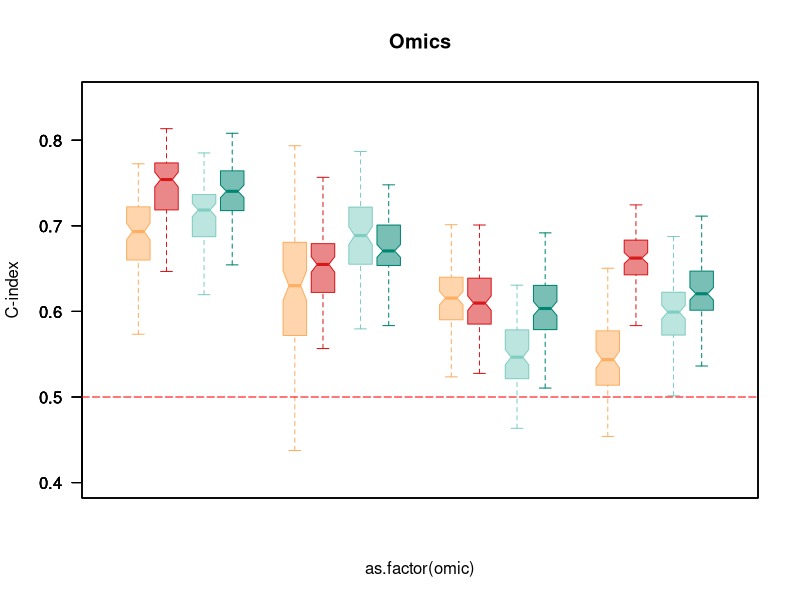
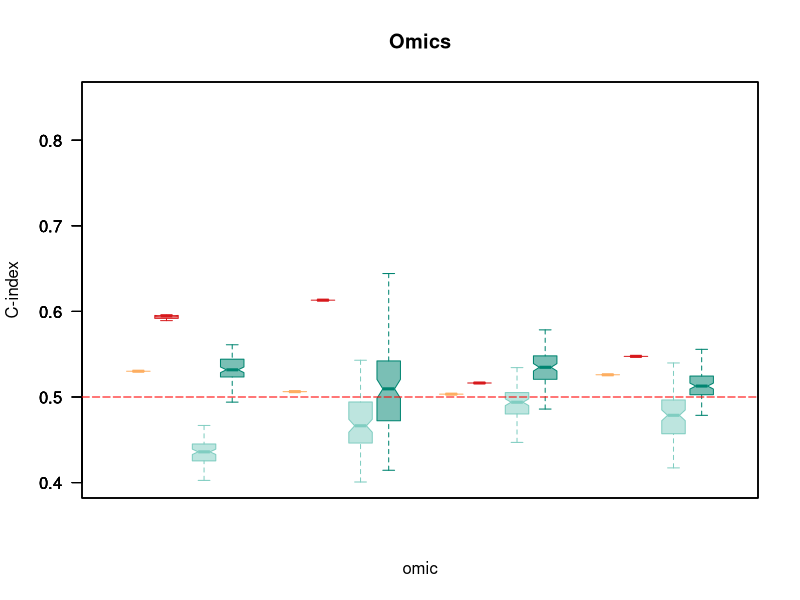
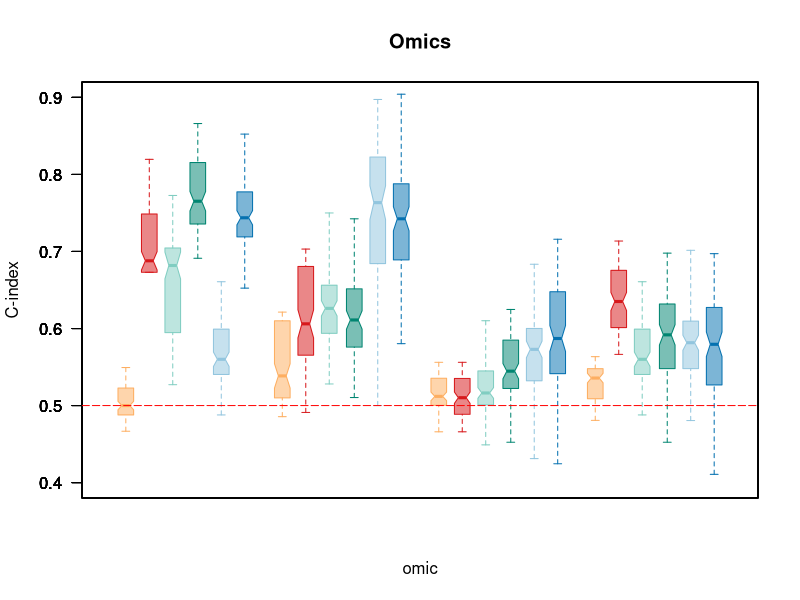

Generate these figures, in order, with R:
### All of the results were generated by the code from the previous steps in directory "1.survival.model", and "2.tx.outcome.model".

## figure3 A 
## four files named "mat.100.5fold.csv" and other four files named "mat.100.pca.5fold.csv" (from DNAseq, RNAseq, miRNAseq, and DNAmethy) were binded together to generate the file "survival.5fold.txt"
library(ggplot2)
setwd('~/Project/ov_prognosis_drugprecision/result/4.prediction')
try <- read.table('survival.5fold.txt')
colnames(try) <- c('value','omic','method')
setwd('~/Project/ov_prognosis_drugprecision/plot/c-index/')
try$omic <- factor(try$omic,levels=c('DNA-seq','RNA-seq','miRNA-seq','DNA-methy'))
setEPS()
png('survival.5fold2.10.png',width=10,height=6,fonts=c("serif", "Palatino"),units="in",res=300)
boxplot(value~as.factor(omic), data=try[1:800,], boxwex=0.15, at=1:4-0.3, subset= method=="Lasso",
        col='#fdae6185', notch=TRUE,outline=F, las=2, main="Omics", ylab="C-index", ylim= c(0.4,0.85),xlim=c(0.5, 4.5),xaxt="n",border= '#fdae61')
boxplot(value~omic, data=try[1:800,], boxwex=0.15, at=1:4+0.12, subset= method=="Random_Forest",
        col="#80cdc185", notch=TRUE,outline=F, las=2, add=TRUE,xaxt="n",border="#80cdc1")

boxplot(value~omic, data=try[801:1600,], boxwex=0.15, at=1:4-0.12, subset= method=="Lasso+PCA",
        col="#d7191c85", notch=TRUE,outline=F, las=2, add=TRUE,xaxt="n",border="#d7191c")
boxplot(value~omic, data=try[801:1600,], boxwex=0.15, at=1:4+0.3, subset= method=="Random_Forest+PCA",
        col='#01857185', notch=TRUE,outline=F, las=2, add=TRUE,xaxt="n",border= '#018571')
abline(h=0.5, lty=5,col='red')
dev.off()

## figure3 B
## four files named "mat.100.icgc.csv" and other four files named "mat.100.pca.icgc.csv" (from DNAseq, RNAseq, miRNAseq, and DNAmethy) were binded together to generate the file "survival.icgc.txt"
setwd('~/Project/ov_prognosis_drugprecision/result/4.prediction')
try <- read.table('survival.icgc.txt')
colnames(try) <- c('value','omic','method')
setwd('~/Project/ov_prognosis_drugprecision/plot/c-index/')
try$omic <- factor(try$omic,levels=c('DNA-seq','RNA-seq','miRNA-seq','DNA-methy'))
setEPS()
png('survival.icgc.10.png',width=10,height=6,fonts=c("serif", "Palatino"),units="in",res=300)
boxplot(value~omic, data=try[1:800,], boxwex=0.15, at=1:4-0.3, subset= method=="Lasso",
        col='#fdae6185', notch=TRUE,outline=F, las=2, main="Omics", ylab="C-index", ylim= c(0.4,0.85),xlim=c(0.5, 4.5),border='#fdae61',xaxt="n")
boxplot(value~omic, data=try[1:800,], boxwex=0.15, at=1:4+0.12, subset= method=="Random_Forest",
        col="#80cdc185", notch=TRUE,outline=F, las=2, add=TRUE,border="#80cdc1",xaxt="n")

boxplot(value~omic, data=try[801:1600,], boxwex=0.15, at=1:4-0.12, subset= method=="Lasso+PCA",
        col="#d7191c85", notch=TRUE,outline=F, las=2, add=TRUE,border="#d7191c",xaxt="n")
boxplot(value~omic, data=try[801:1600,], boxwex=0.15, at=1:4+0.3, subset= method=="Random_Forest+PCA",
        col='#01857185', notch=TRUE,outline=F, las=2, add=TRUE,border='#018571',xaxt="n")

abline(h=0.5, lty=5,col='red')
dev.off()

## figure3 C
## four files named "mat.100python.txoutcome.csv" (from DNAseq, RNAseq, miRNAseq, and DNAmethy) were binded together to generate the file "treatment.5fold.txt"
setwd('~/Project/ov_prognosis_drugprecision/result/4.prediction')
try <- read.table('treatment.5fold.txt')
colnames(try) <- c('value','omic','method')
setwd('~/Project/ov_prognosis_drugprecision/plot/c-index/')
try$omic <- factor(try$omic,levels=c('DNA-seq','RNA-seq','miRNA-seq','DNA-methy'))
setEPS()
png('treatment.5fold2.10.png',width=15,height=6,fonts=c("serif", "Palatino"),units="in",res=300)
boxplot(value~omic, data=try[1:1200,], boxwex=0.1, at=1:4-0.38, subset= method=="DT",
        col='#fdae6185', notch=TRUE,outline=F, las=2, main="Omics", ylab="C-index", ylim= c(0.4,0.9),xlim=c(0.5, 4.5),xaxt="n",border='#fdae61')
boxplot(value~omic, data=try[1:1200,], boxwex=0.1, at=1:4-0.08, subset= method=="Random_Forest",
        col="#80cdc185", notch=TRUE,outline=F, las=2, add=TRUE,xaxt="n",border="#80cdc1" )
boxplot(value~omic, data=try[1:1200,], boxwex=0.1, at=1:4+0.23, subset= method=="DNN",
        col="#92c5de85", notch=TRUE,outline=F, las=2, add=TRUE,xaxt="n",border="#92c5de" )
boxplot(value~omic, data=try[1201:2400,], boxwex=0.1, at=1:4-0.23, subset= method=="DT+PCA",
        col="#d7191c85", notch=TRUE,outline=F, las=2, add=TRUE,xaxt="n",border="#d7191c")
boxplot(value~omic, data=try[1201:2400,], boxwex=0.1, at=1:4+0.08, subset= method=="Random_Forest+PCA",
        col='#01857185', notch=TRUE,outline=F, las=2, add=TRUE,xaxt="n",border='#018571' )
boxplot(value~omic, data=try[1201:2400,], boxwex=0.1, at=1:4+0.38, subset= method=="DNN+PCA",
        col='#0571b085', notch=TRUE,outline=F, las=2, add=TRUE,xaxt="n",border='#0571b0')
abline(h=0.5, lty=5,col='red')
dev.off()
# legend( "topright",  inset=c(-0.2,0), title="Methods",
#         c("DT","DT+PCA","Random_Forest",'Random_Forest+PCA','DNN','DNN+PCA'),
#         fill=c('#fdae61',"#d7191c","#80cdc1",'#018571',"#92c5de",'#0571b0'))

